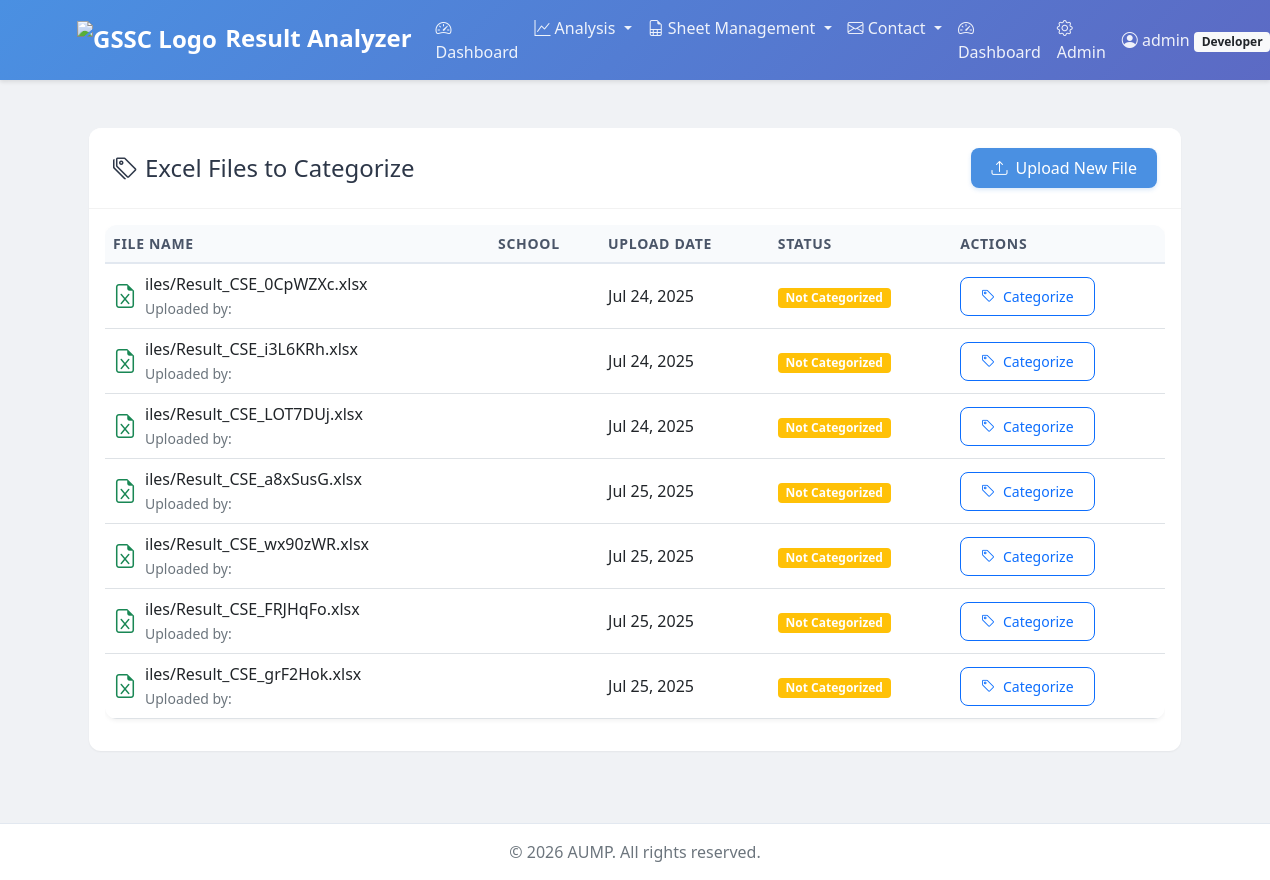
Page /excel/categorize/ (signed in) on the committed database.
### users/models.py (models this page shows, shortened)
class CustomUser(AbstractUser):
    ROLE_CHOICES = [
        ('SUPERADMIN', 'Developer'),
        ('HOI', 'Head of Institution'),
        ('ADMIN', 'Department Admin'),
        ('MENTOR', 'Mentor'),
    ]
    groups = models.ManyToManyField(
        'auth.Group',
        verbose_name='groups',
        blank=True,
        help_text='The groups this user belongs to.',
        related_name='custom_user_set',
        related_query_name='custom_user'
    )
    user_permissions = models.ManyToManyField(
        'auth.Permission',
        verbose_name='user permissions',
        blank=True,
        help_text='Specific permissions for this user.',
        related_name='custom_user_set',
        related_query_name='custom_user'
    )
    employee_id = models.CharField(max_length=20, unique=True)
    role = models.CharField(max_length=10, choices=ROLE_CHOICES, default='MENTOR')
    school = models.ForeignKey(School, on_delete=models.SET_NULL, null=True, blank=False)
    department = models.ForeignKey(Department, on_delete=models.SET_NULL, null=True, blank=True)
    created_at = models.DateTimeField(auto_now_add=True)
    updated_at = models.DateTimeField(auto_now=True)
    objects = CustomUserManager()
    USERNAME_FIELD = 'employee_id'
    REQUIRED_FIELDS = ['email']
    class Meta:
        verbose_name = 'User'
        verbose_name_plural = 'Users'

### excelhandler/models.py (models this page shows, shortened)
class ExcelFile(models.Model):
    file = models.FileField(upload_to='excel_files/')
    uploaded_at = models.DateTimeField(auto_now_add=True)
    uploaded_by = models.ForeignKey(CustomUser, on_delete=models.CASCADE, related_name='excel_files', null=True)
    school = models.ForeignKey(School, on_delete=models.CASCADE, related_name='excel_files', null=True)
    department = models.ForeignKey(Department, on_delete=models.CASCADE, related_name='excel_files', null=True, blank=True)
    is_active = models.BooleanField(default=True)

### excelhandler/views.py (the view)
# urls.py: path('categorize/', views.categorize_list, name='categorize_list'),  # List files to categorize
@login_required
@role_required(['SUPERADMIN', 'ADMIN'])
def categorize_list(request):
    if request.user.is_superuser:
        excel_files = ExcelFile.objects.all()
    else:
        excel_files = ExcelFile.objects.filter(school=request.user.school)
    context = {
        'excel_files': excel_files,
        'title': 'Categorize Excel Files'
    }
    return render(request, 'excelhandler/categorize_list.html', context)

### excelhandler/templates/excelhandler/categorize_list.html (shortened to what this page needs)
{% extends 'excelhandler/base.html' %}
{% block content %}
<div class="container py-4">
    <div class="card shadow-sm">
        <div class="card-header bg-white">
            <div class="d-flex justify-content-between align-items-center">
                <h4 class="mb-0">
                    <i class="bi bi-tags me-2"></i>Excel Files to Categorize
                </h4>
                <a href="{% url 'excelhandler:upload_excel' %}" class="btn btn-primary">
                    <i class="bi bi-upload me-2"></i>Upload New File
                </a>
            </div>
        </div>
        <div class="card-body">
            {% if excel_files %}
                <div class="table-responsive">
                    <table class="table table-hover align-middle">
                        <thead>
                            <tr>
                                <th>File Name</th>
                                <th>School</th>
                                <th>Upload Date</th>
                                <th>Status</th>
                                <th>Actions</th>
                            </tr>
                        </thead>
                        <tbody>
                            {% for file in excel_files %}
                            <tr>
                                <td>
                                    <div class="d-flex align-items-center">
                                        <i class="bi bi-file-earmark-excel text-success fs-4 me-2"></i>
                                        <div>
                                            <div class="fw-medium">{{ file.file.name|slice:"7:" }}</div>
                                            <small class="text-muted">Uploaded by: {{ file.uploaded_by.get_full_name }}</small>
                                        </div>
                                    </div>
                                </td>
                                <td>{{ file.school.name }}</td>
                                <td>{{ file.uploaded_at|date:"M d, Y" }}</td>
                                <td>
                                    {% with sheet_count=file.sheetcategory_set.count %}
                                    {% if sheet_count > 0 %}
                                        <span class="badge bg-success">{{ sheet_count }} Sheet{{ sheet_count|pluralize }} Categorized</span>
                                    {% else %}
                                        <span class="badge bg-warning">Not Categorized</span>
                                    {% endif %}
                                    {% endwith %}
                                </td>
                                <td>
                                    <a href="{% url 'excelhandler:categorize_sheets' file.id %}"
                                       class="btn btn-sm btn-outline-primary hover-lift">
                                        <i class="bi bi-tag me-1"></i> Categorize
                                    </a>
                                </td>
                            </tr>
                            {% endfor %}
                        </tbody>
                    </table>
                </div>
            {% endif %}
        </div>
    </div>
</div>
{% endblock %}

### users/templates/users/base.html (shortened to what this page needs)
<!DOCTYPE html>
<html lang="en">
<head>
    <link href="https://cdn.jsdelivr.net/npm/bootstrap@5.1.3/dist/css/bootstrap.min.css" rel="stylesheet">
    <link href="https://cdn.jsdelivr.net/npm/bootstrap-icons@1.7.2/font/bootstrap-icons.css" rel="stylesheet">
     <link href='https://unpkg.com/boxicons@2.1.4/css/boxicons.min.css' rel='stylesheet'>
         {% load static %}
</head>
<body>
    <nav class="navbar navbar-expand-lg navbar-dark bg-primary">
        <div class="container">
            <a class="navbar-brand" href="{% url 'users:home' %}">
                <img src="https://brandlogovector.com/wp-content/uploads/2022/06/Amity-University-Logo.png" alt="GSSC Logo" width="142" height="40" class="d-inline-block align-text-top">
                Result Analyzer</a>
            <div class="collapse navbar-collapse" id="navbarNav">
                <ul class="navbar-nav me-auto mb-2 mb-lg-0">
                    {% if user.is_authenticated %}
                        <li class="nav-item">
                            <a class="nav-link" href="{% url 'users:dashboard' %}">
                                <i class="bi bi-speedometer2"></i> Dashboard
                            </a>
                        </li>
                        <li class="nav-item dropdown">
                            <a class="nav-link dropdown-toggle" href="#" id="analysisDropdown" role="button" data-bs-toggle="dropdown">
                                <i class="bi bi-graph-up"></i> Analysis
                            </a>
                        </li>
                        {% if user.is_superuser or user.role == 'ADMIN' %}
                        <li class="nav-item dropdown">
                            <a class="nav-link dropdown-toggle" href="#" id="managementDropdown" role="button" data-bs-toggle="dropdown">
                                <i class="bi bi-file-earmark-spreadsheet"></i> Sheet Management
                            </a>
                        </li>
                        {% endif %}
                        <li class="nav-item dropdown">
                            <a class="nav-link dropdown-toggle" href="#" id="contactDropdown" role="button" data-bs-toggle="dropdown">
                                <i class="bi bi-envelope"></i> Contact
                            </a>
                        </li>
                        <li class="nav-item">
                            <a class="nav-link" href="{% url 'users:dashboard' %}">
                                <i class="bi bi-speedometer2"></i> Dashboard
                            </a>
                        </li>
                        {% if user.is_superuser or user.role == 'SUPERADMIN' %}
                        <li class="nav-item">
                            <a class="nav-link" href="{% url 'admin:index' %}">
                                <i class="bi bi-gear"></i> Admin
                            </a>
                        </li>
                        {% endif %}
                    {% endif %}
                </ul>
                <ul class="navbar-nav ms-auto">
                    {% if user.is_authenticated %}
                    <li class="nav-item dropdown">
                        <a class="nav-link dropdown-toggle" href="#" id="navbarDropdown" role="button"
                           data-bs-toggle="dropdown" aria-expanded="false">
                            <i class="bi bi-person-circle"></i>
                            {{ user.get_full_name|default:user.username }}
                            {% if user.role %}
                            <span class="badge bg-light text-dark">{{ user.get_role_display }}</span>
                            {% endif %}
                        </a>
                    </li>
                    {% endif %}
                </ul>
            </div>
        </div>
    </nav>
    <main class="py-4">
        <div class="container">
            {% block content %}{% endblock %}
        </div>
    </main>
    <footer class="footer mt-auto py-3">
        <div class="container text-center">
            <span class="text-muted">© {% now "Y" %} AUMP. All rights reserved.</span>
        </div>
    </footer>
</body>
</html>

### users/templates/users/base.html (style rules this page uses)
:root { --primary-color: #4a90e2; --secondary-color: #5c6ac4; --success-color: #47d185; --warning-color: #ffd93d; --danger-color: #ff6b6b; --light-color: #f8f9fa; --dark-color: #2d3748; }
body { background-color: #f0f2f5; min-height: 100vh; display: flex; flex-direction: column; color: var(--dark-color); }
.navbar { background: linear-gradient(135deg, var(--primary-color), var(--secondary-color)); box-shadow: 0 2px 4px rgba(0,0,0,0.1); }
.navbar-brand { font-weight: 700; color: white !important; font-size: 1.5rem; }
.nav-link { color: rgba(255,255,255,0.9) !important; font-weight: 500; transition: all 0.3s ease; }
.card { border: none; border-radius: 12px; box-shadow: 0 4px 6px rgba(0,0,0,0.05); transition: all 0.3s ease; background: white; margin-bottom: 1.5rem; }
.card-header { background: white; border-bottom: 1px solid rgba(0,0,0,0.05); padding: 1.25rem 1.5rem; font-weight: 600; border-radius: 12px 12px 0 0 !important; }
.btn { padding: 0.5rem 1.25rem; font-weight: 500; border-radius: 8px; transition: all 0.3s ease; }
.btn-primary { background: var(--primary-color); border: none; box-shadow: 0 2px 4px rgba(74, 144, 226, 0.2); }
.table { border-radius: 12px; overflow: hidden; box-shadow: 0 2px 4px rgba(0,0,0,0.05); }
.table thead th { background: #f8fafc; border-bottom: 2px solid #e2e8f0; color: #4a5568; font-weight: 600; text-transform: uppercase; font-size: 0.875rem; letter-spacing: 0.05em; }
footer { margin-top: auto; background-color: white; padding: 1.5rem 0; border-top: 1px solid #e2e8f0; color: #4a5568; }
.shadow-sm { box-shadow: 0 1px 2px rgba(0,0,0,0.05) !important; }
.hover-lift { transition: transform 0.3s ease; }

### rows in the picture
CustomUser: get_full_name "admin", role "Developer"
ExcelFile: file.name "iles/Result_CSE_0CpWZXc.xlsx", uploaded_at "Jul 24, 2025"
ExcelFile: file.name "iles/Result_CSE_i3L6KRh.xlsx", uploaded_at "Jul 24, 2025"
ExcelFile: file.name "iles/Result_CSE_LOT7DUj.xlsx", uploaded_at "Jul 24, 2025"
ExcelFile: file.name "iles/Result_CSE_a8xSusG.xlsx", uploaded_at "Jul 25, 2025"
ExcelFile: file.name "iles/Result_CSE_wx90zWR.xlsx", uploaded_at "Jul 25, 2025"
ExcelFile: file.name "iles/Result_CSE_FRJHqFo.xlsx", uploaded_at "Jul 25, 2025"
ExcelFile: file.name "iles/Result_CSE_grF2Hok.xlsx", uploaded_at "Jul 25, 2025"
